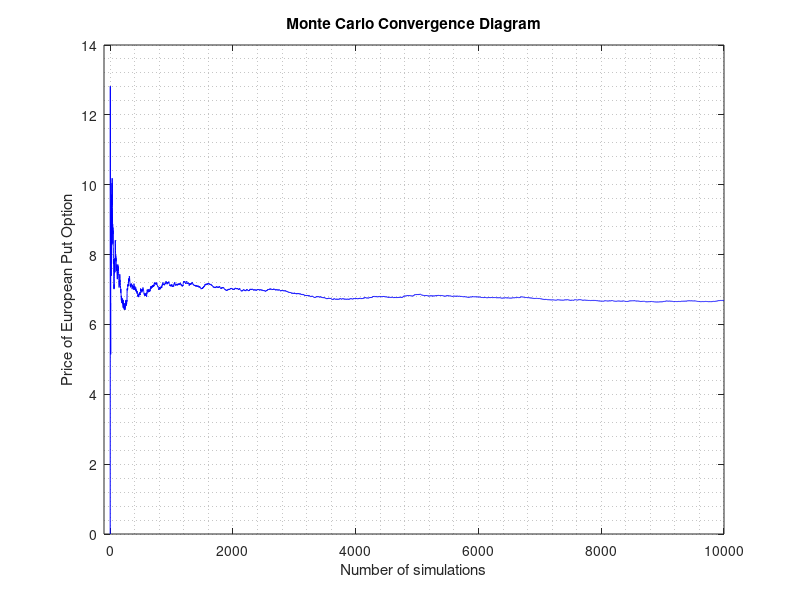

Source code (MATLAB): (Note: a time limit stopped this script after it produced the figure.)
S=100;K=100;r=0.07;sig=0.25;T=1;N=10^4;
Y=randn(1,N);
Z=zeros(1,N);%for S_T
W=zeros(1,N);%for (S_T-K)^+
for k=1:N    
    Z(k)=S*exp((r-0.5*sig^2)*T+sig*sqrt(T)*Y(k));    
    W(k)=max(-Z(k)+K,0);
end
U=zeros(1,N);%for \bar f
U(1)=W(1);
for k=2:N    
    U(k)=U(k-1)+W(k);
end
stderror=zeros(1,N);
for k=1:N    
    U(k)=exp(-r*T)*U(k)/k;
    stderror(k)=std(U)/sqrt(k);
end
figure(1)
plot(1:N,U,'-b')
xlabel('Number of simulations')
ylabel('Price of European Put Option')
title('Monte Carlo Convergence Diagram')
grid minor
xlim([-100 inf])
saveas(gcf,'EU_Put_MC_Convergence','png')

figure(2)
plot(1:N,stderror,'-r','LineWidth',1.5)
xlabel('Number of simulations')
ylabel('Standard Error, $\frac{S}{\sqrt{n}}$','Interpreter','latex','FontSize',14)
title('Standard Error')
grid minor
xlim([-100 inf])
saveas(gcf,'EU_Put_MC_stderr','png')
